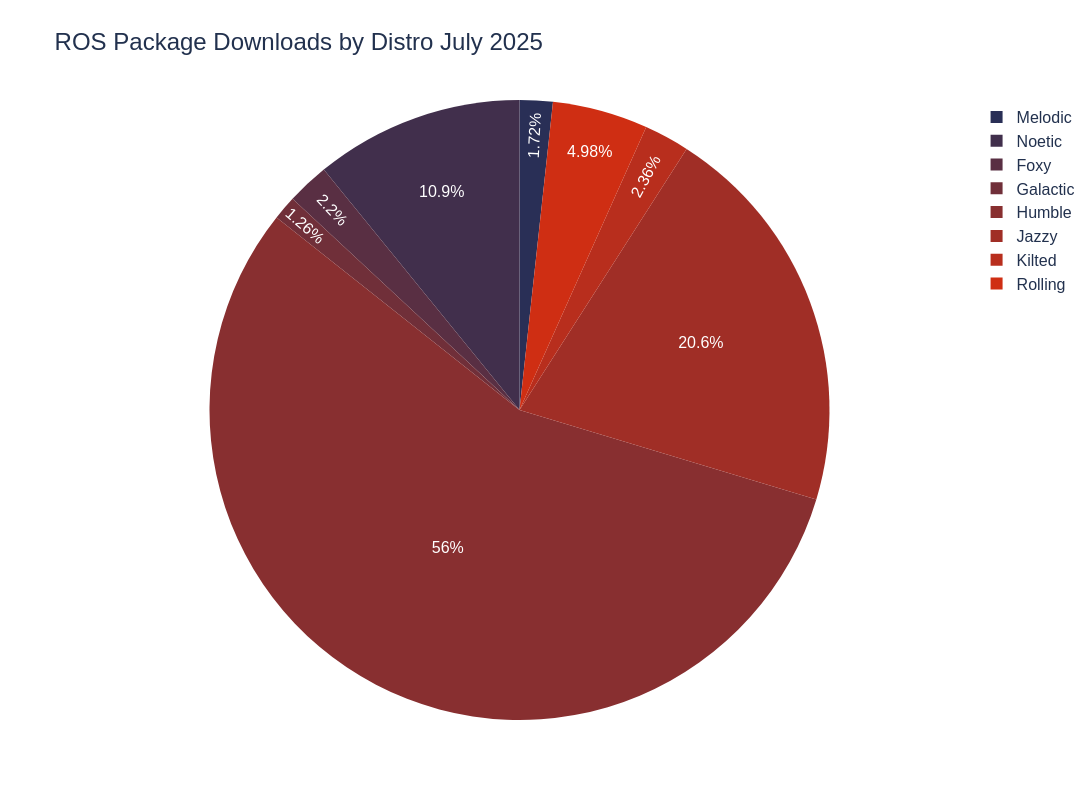

Notebook code cell kept with this figure:
### Code cell
trace2 = go.Pie(values= temp[this_year], labels = temp["name"],title="",sort= False)
layout = go.Layout(title="ROS Package Downloads by Distro {0} {1}".format(this_month,this_year))
fig = go.Figure(data=trace2, layout=layout)


fig.update_layout(
    font_family="Arial",
    font_color="#22314E",
    font_size=16,
    title_font_size = 24,
    title_font_family="Arial",
    title_font_color="#22314E",
    width=1200,
    height=800
)

fig.update_traces(marker=dict(colors=["#292f56",
"#412f4c",
"#592f43",
"#702f39",
"#882f30",
"#a02e26",
"#b82e1d",
"#cf2e13",
"#e72e0a",
"#ff2e00",]))


fig.show()

### Figure 1 — Plotly figure (JSON) as saved in the notebook; plotly's stock layout.template omitted (floating-point values rounded to 4 significant figures)
{"data": [{"labels": ["Melodic", "Noetic", "Foxy", "Galactic", "Humble", "Jazzy", "Kilted", "Rolling", "All Other Distros", "Python Pkgs"], "marker": {"colors": ["#292f56", "#412f4c", "#592f43", "#702f39", "#882f30", "#a02e26", "#b82e1d", "#cf2e13", "#e72e0a", "#ff2e00"]}, "sort": false, "title": {"text": ""}, "type": "pie", "values": [1.52, 9.59, 1.94, 1.11, 49.39, 18.16, 2.08, 4.39, NaN, NaN]}], "layout": {"font": {"color": "#22314E", "family": "Arial", "size": 16}, "height": 800, "title": {"font": {"color": "#22314E", "family": "Arial", "size": 24}, "text": "ROS Package Downloads by Distro July 2025"}, "width": 1200}}
